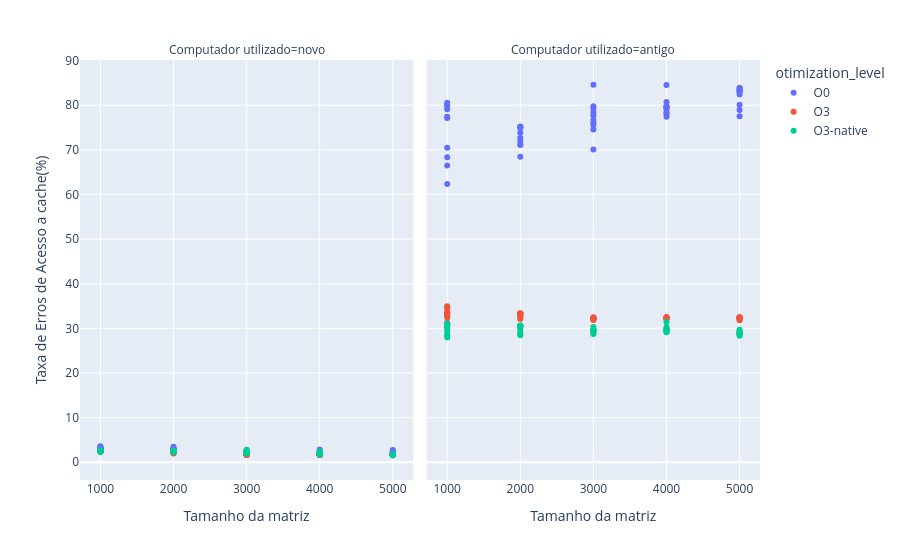
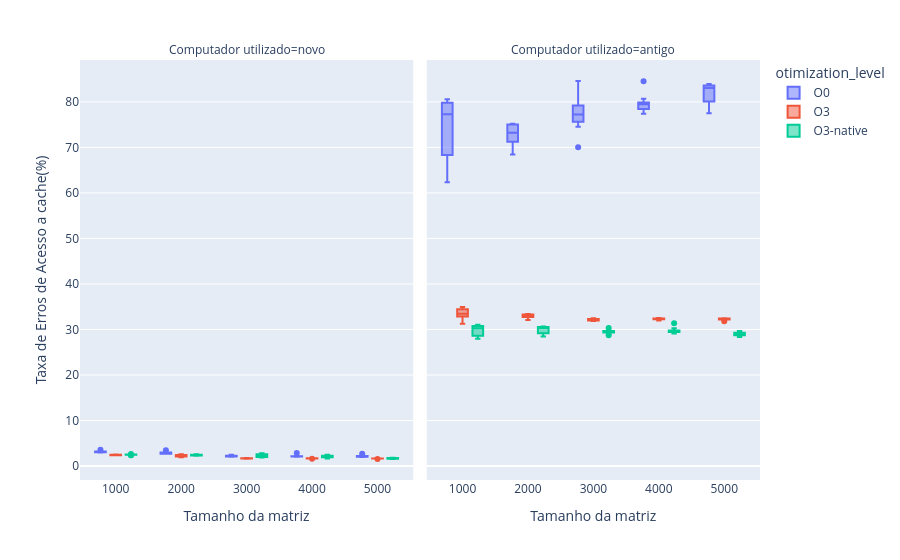

Here is the notebook cell these charts were saved with, in order:
### Code cell
plot_cache_miss_rate_to_size = px.scatter(complete_metrics, x="matrix_size", y="cache-miss-rate",
                                        facet_col="used_computer", color="otimization_level",
                                        hover_data=["time_elapsed","CPI", "IPC", "branch-miss-rate"],
                                        labels={
                                            "matrix_size": "Tamanho da matriz",
                                            "time_elapsed": "Tempo de execução (s)",
                                            "used_computer": "Computador utilizado",
                                            "optimization_level": "Nível de otimização",
                                            "branch-miss-rate": "Taxa de Erros de Predição",
                                            "cache-miss-rate": "Taxa de Erros de Acesso a cache(%)"
                                        }                                              
                                    )
                                    
plot_cache_miss_rate_to_size.update_layout(xaxis={"type": "category"})
plot_cache_miss_rate_to_size.show()
plot_cache_miss_rate_to_size.write_html("graficos/scatter_cache_miss_rate_to_matrix_size.html")
plot_cache_miss_rate_to_size.write_image("graficos/images/scatter_cache_miss_rate_to_matrix_size.png")

boxplot_cache_miss_rate_to_size = px.box(complete_metrics, x="matrix_size", y="cache-miss-rate",
                                        facet_col="used_computer", color="otimization_level",  
                                        hover_data=["time_elapsed","CPI", "IPC", "branch-miss-rate"],
                                                                                labels={
                                            "matrix_size": "Tamanho da matriz",
                                            "time_elapsed": "Tempo de execução (s)",
                                            "used_computer": "Computador utilizado",
                                            "optimization_level": "Nível de otimização",
                                            "branch-miss-rate": "Taxa de Erros de Predição",
                                            "cache-miss-rate": "Taxa de Erros de Acesso a cache(%)"
                                        }                             
                                    )
boxplot_cache_miss_rate_to_size.update_layout(xaxis={"type": "category"})
boxplot_cache_miss_rate_to_size.show()
boxplot_cache_miss_rate_to_size.write_html("graficos/box_cache_miss_rate_to_matrix_size.html")
boxplot_cache_miss_rate_to_size.write_image("graficos/images/box_cache_miss_rate_to_matrix_size.png")

### Figure 1 — Plotly figure (JSON) as saved in the notebook; plotly's stock layout.template omitted (floating-point values rounded to 4 significant figures; data arrays with more than 128 entries replaced by an {"elided": "..."} marker saying what was removed)
{"data": [{"customdata": {"elided": "50x4 float values"}, "hovertemplate": "otimization_level=O0<br>Computador utilizado=novo<br>Tamanho da matriz=%{x}<br>Taxa de Erros de Acesso a cache(%)=%{y}<br>Tempo de execução (s)=%{customdata[0]}<br>CPI=%{customdata[1]}<br>IPC=%{customdata[2]}<br>Taxa de Erros de Predição=%{customdata[3]}<extra></extra>", "legendgroup": "O0", "marker": {"color": "#636efa", "symbol": "circle"}, "mode": "markers", "name": "O0", "orientation": "v", "showlegend": true, "type": "scatter", "x": [1000, 1000, 1000, 1000, 1000, 1000, 1000, 1000, 1000, 1000, 2000, 2000, 2000, 2000, 2000, 2000, 2000, 2000, 2000, 2000, 3000, 3000, 3000, 3000, 3000, 3000, 3000, 3000, 3000, 3000, 4000, 4000, 4000, 4000, 4000, 4000, 4000, 4000, 4000, 4000, 5000, 5000, 5000, 5000, 5000, 5000, 5000, 5000, 5000, 5000], "xaxis": "x", "y": [3.049, 3.069, 3.156, 3.229, 3.181, 3.249, 3.592, 3.0, 3.071, 2.994, 3.466, 2.908, 2.96, 2.706, 2.969, 2.735, 2.929, 2.72, 2.99, 2.724, 2.477, 2.04, 2.267, 2.132, 2.104, 2.466, 2.112, 2.112, 2.192, 2.093, 2.855, 2.035, 2.109, 2.118, 2.156, 2.117, 2.104, 2.057, 2.194, 2.154, 2.717, 2.001, 2.005, 2.164, 2.182, 2.315, 2.229, 2.063, 2.14, 2.202], "yaxis": "y"}, {"customdata": {"elided": "50x4 float values"}, "hovertemplate": "otimization_level=O0<br>Computador utilizado=antigo<br>Tamanho da matriz=%{x}<br>Taxa de Erros de Acesso a cache(%)=%{y}<br>Tempo de execução (s)=%{customdata[0]}<br>CPI=%{customdata[1]}<br>IPC=%{customdata[2]}<br>Taxa de Erros de Predição=%{customdata[3]}<extra></extra>", "legendgroup": "O0", "marker": {"color": "#636efa", "symbol": "circle"}, "mode": "markers", "name": "O0", "orientation": "v", "showlegend": false, "type": "scatter", "x": [1000, 1000, 1000, 1000, 1000, 1000, 1000, 1000, 1000, 1000, 2000, 2000, 2000, 2000, 2000, 2000, 2000, 2000, 2000, 2000, 3000, 3000, 3000, 3000, 3000, 3000, 3000, 3000, 3000, 3000, 4000, 4000, 4000, 4000, 4000, 4000, 4000, 4000, 4000, 4000, 5000, 5000, 5000, 5000, 5000, 5000, 5000, 5000, 5000, 5000], "xaxis": "x2", "y": [68.35, 62.35, 79.81, 77.17, 70.48, 79.08, 80.04, 66.47, 77.4, 80.57, 68.45, 73.86, 75.22, 71.98, 72.64, 71.23, 71.1, 75.18, 75.02, 74.88, 84.59, 77.7, 75.61, 74.56, 75.95, 78.36, 76.71, 79.23, 70.06, 79.79, 84.52, 79.12, 79.86, 79.68, 79.42, 77.39, 78.06, 80.7, 78.43, 79.54, 83.0, 77.53, 83.25, 83.59, 83.06, 80.1, 82.4, 83.93, 78.91, 83.76], "yaxis": "y2"}, {"customdata": {"elided": "50x4 float values"}, "hovertemplate": "otimization_level=O3<br>Computador utilizado=novo<br>Tamanho da matriz=%{x}<br>Taxa de Erros de Acesso a cache(%)=%{y}<br>Tempo de execução (s)=%{customdata[0]}<br>CPI=%{customdata[1]}<br>IPC=%{customdata[2]}<br>Taxa de Erros de Predição=%{customdata[3]}<extra></extra>", "legendgroup": "O3", "marker": {"color": "#EF553B", "symbol": "circle"}, "mode": "markers", "name": "O3", "orientation": "v", "showlegend": true, "type": "scatter", "x": [1000, 1000, 1000, 1000, 1000, 1000, 1000, 1000, 1000, 1000, 2000, 2000, 2000, 2000, 2000, 2000, 2000, 2000, 2000, 2000, 3000, 3000, 3000, 3000, 3000, 3000, 3000, 3000, 3000, 3000, 4000, 4000, 4000, 4000, 4000, 4000, 4000, 4000, 4000, 4000, 5000, 5000, 5000, 5000, 5000, 5000, 5000, 5000, 5000, 5000], "xaxis": "x", "y": [2.47, 2.394, 2.488, 2.563, 2.46, 2.365, 2.435, 2.374, 2.451, 2.457, 2.458, 2.603, 2.421, 2.396, 2.095, 2.312, 2.066, 1.945, 2.276, 2.185, 1.653, 1.646, 1.688, 1.619, 1.759, 1.693, 1.681, 1.73, 1.687, 1.752, 1.72, 1.658, 1.704, 1.626, 1.687, 1.681, 1.682, 1.673, 1.698, 1.684, 1.686, 1.658, 1.642, 1.668, 1.683, 1.661, 1.668, 1.656, 1.678, 1.562], "yaxis": "y"}, {"customdata": {"elided": "50x4 float values"}, "hovertemplate": "otimization_level=O3<br>Computador utilizado=antigo<br>Tamanho da matriz=%{x}<br>Taxa de Erros de Acesso a cache(%)=%{y}<br>Tempo de execução (s)=%{customdata[0]}<br>CPI=%{customdata[1]}<br>IPC=%{customdata[2]}<br>Taxa de Erros de Predição=%{customdata[3]}<extra></extra>", "legendgroup": "O3", "marker": {"color": "#EF553B", "symbol": "circle"}, "mode": "markers", "name": "O3", "orientation": "v", "showlegend": false, "type": "scatter", "x": [1000, 1000, 1000, 1000, 1000, 1000, 1000, 1000, 1000, 1000, 2000, 2000, 2000, 2000, 2000, 2000, 2000, 2000, 2000, 2000, 3000, 3000, 3000, 3000, 3000, 3000, 3000, 3000, 3000, 3000, 4000, 4000, 4000, 4000, 4000, 4000, 4000, 4000, 4000, 4000, 5000, 5000, 5000, 5000, 5000, 5000, 5000, 5000, 5000, 5000], "xaxis": "x2", "y": [33.51, 34.94, 32.87, 33.45, 33.11, 34.77, 32.44, 34.45, 33.47, 31.25, 33.29, 33.18, 33.27, 32.88, 33.3, 33.3, 32.74, 32.08, 33.39, 32.51, 32.19, 31.99, 32.15, 32.3, 31.96, 32.32, 31.88, 32.47, 32.4, 32.26, 32.45, 32.35, 32.25, 31.99, 32.54, 32.43, 32.38, 32.29, 32.25, 32.34, 32.28, 32.29, 32.46, 32.4, 32.2, 32.09, 31.82, 32.34, 32.42, 32.49], "yaxis": "y2"}, {"customdata": {"elided": "50x4 float values"}, "hovertemplate": "otimization_level=O3-native<br>Computador utilizado=novo<br>Tamanho da matriz=%{x}<br>Taxa de Erros de Acesso a cache(%)=%{y}<br>Tempo de execução (s)=%{customdata[0]}<br>CPI=%{customdata[1]}<br>IPC=%{customdata[2]}<br>Taxa de Erros de Predição=%{customdata[3]}<extra></extra>", "legendgroup": "O3-native", "marker": {"color": "#00cc96", "symbol": "circle"}, "mode": "markers", "name": "O3-native", "orientation": "v", "showlegend": true, "type": "scatter", "x": [1000, 1000, 1000, 1000, 1000, 1000, 1000, 1000, 1000, 1000, 2000, 2000, 2000, 2000, 2000, 2000, 2000, 2000, 2000, 2000, 3000, 3000, 3000, 3000, 3000, 3000, 3000, 3000, 3000, 3000, 4000, 4000, 4000, 4000, 4000, 4000, 4000, 4000, 4000, 4000, 5000, 5000, 5000, 5000, 5000, 5000, 5000, 5000, 5000, 5000], "xaxis": "x", "y": [2.49, 2.649, 2.539, 2.352, 2.364, 2.575, 2.52, 2.546, 2.501, 2.535, 2.613, 2.32, 2.524, 2.51, 2.388, 2.252, 2.457, 2.497, 2.477, 2.317, 1.921, 2.038, 2.006, 1.877, 2.517, 2.582, 2.812, 2.041, 2.33, 2.599, 2.019, 2.324, 2.275, 1.935, 1.788, 2.149, 2.023, 1.976, 2.476, 1.685, 1.735, 1.555, 1.572, 1.693, 1.76, 1.671, 1.596, 1.727, 1.838, 1.788], "yaxis": "y"}, {"customdata": {"elided": "50x4 float values"}, "hovertemplate": "otimization_level=O3-native<br>Computador utilizado=antigo<br>Tamanho da matriz=%{x}<br>Taxa de Erros de Acesso a cache(%)=%{y}<br>Tempo de execução (s)=%{customdata[0]}<br>CPI=%{customdata[1]}<br>IPC=%{customdata[2]}<br>Taxa de Erros de Predição=%{customdata[3]}<extra></extra>", "legendgroup": "O3-native", "marker": {"color": "#00cc96", "symbol": "circle"}, "mode": "markers", "name": "O3-native", "orientation": "v", "showlegend": false, "type": "scatter", "x": [1000, 1000, 1000, 1000, 1000, 1000, 1000, 1000, 1000, 1000, 2000, 2000, 2000, 2000, 2000, 2000, 2000, 2000, 2000, 2000, 3000, 3000, 3000, 3000, 3000, 3000, 3000, 3000, 3000, 3000, 4000, 4000, 4000, 4000, 4000, 4000, 4000, 4000, 4000, 4000, 5000, 5000, 5000, 5000, 5000, 5000, 5000, 5000, 5000, 5000], "xaxis": "x2", "y": [30.0, 29.41, 28.48, 31.06, 27.94, 30.84, 30.53, 30.54, 30.77, 28.61, 30.56, 29.88, 28.44, 30.66, 30.6, 30.43, 30.57, 28.7, 29.16, 30.28, 29.34, 28.95, 29.74, 29.53, 29.61, 29.42, 29.65, 30.3, 29.46, 28.72, 29.79, 29.43, 30.27, 29.1, 29.79, 29.22, 29.8, 29.68, 31.4, 29.73, 29.2, 28.35, 29.66, 28.59, 28.72, 28.89, 29.28, 28.91, 29.35, 28.76], "yaxis": "y2"}], "layout": {"annotations": [{"font": {}, "showarrow": false, "text": "Computador utilizado=novo", "x": 0.245, "xanchor": "center", "xref": "paper", "y": 1, "yanchor": "bottom", "yref": "paper"}, {"font": {}, "showarrow": false, "text": "Computador utilizado=antigo", "x": 0.755, "xanchor": "center", "xref": "paper", "y": 1, "yanchor": "bottom", "yref": "paper"}], "legend": {"title": {"text": "otimization_level"}, "tracegroupgap": 0}, "margin": {"t": 60}, "xaxis": {"anchor": "y", "domain": [0, 0.49], "title": {"text": "Tamanho da matriz"}, "type": "category"}, "xaxis2": {"anchor": "y2", "domain": [0.51, 1], "matches": "x", "title": {"text": "Tamanho da matriz"}}, "yaxis": {"anchor": "x", "domain": [0, 1], "title": {"text": "Taxa de Erros de Acesso a cache(%)"}}, "yaxis2": {"anchor": "x2", "domain": [0, 1], "matches": "y", "showticklabels": false}}}

### Figure 2 — Plotly figure (JSON) as saved in the notebook; plotly's stock layout.template omitted (floating-point values rounded to 4 significant figures; data arrays with more than 128 entries replaced by an {"elided": "..."} marker saying what was removed)
{"data": [{"alignmentgroup": "True", "customdata": {"elided": "50x4 float values"}, "hovertemplate": "otimization_level=O0<br>Computador utilizado=novo<br>Tamanho da matriz=%{x}<br>Taxa de Erros de Acesso a cache(%)=%{y}<br>Tempo de execução (s)=%{customdata[0]}<br>CPI=%{customdata[1]}<br>IPC=%{customdata[2]}<br>Taxa de Erros de Predição=%{customdata[3]}<extra></extra>", "legendgroup": "O0", "marker": {"color": "#636efa"}, "name": "O0", "notched": false, "offsetgroup": "O0", "orientation": "v", "showlegend": true, "type": "box", "x": [1000, 1000, 1000, 1000, 1000, 1000, 1000, 1000, 1000, 1000, 2000, 2000, 2000, 2000, 2000, 2000, 2000, 2000, 2000, 2000, 3000, 3000, 3000, 3000, 3000, 3000, 3000, 3000, 3000, 3000, 4000, 4000, 4000, 4000, 4000, 4000, 4000, 4000, 4000, 4000, 5000, 5000, 5000, 5000, 5000, 5000, 5000, 5000, 5000, 5000], "x0": " ", "xaxis": "x", "y": [3.049, 3.069, 3.156, 3.229, 3.181, 3.249, 3.592, 3.0, 3.071, 2.994, 3.466, 2.908, 2.96, 2.706, 2.969, 2.735, 2.929, 2.72, 2.99, 2.724, 2.477, 2.04, 2.267, 2.132, 2.104, 2.466, 2.112, 2.112, 2.192, 2.093, 2.855, 2.035, 2.109, 2.118, 2.156, 2.117, 2.104, 2.057, 2.194, 2.154, 2.717, 2.001, 2.005, 2.164, 2.182, 2.315, 2.229, 2.063, 2.14, 2.202], "y0": " ", "yaxis": "y"}, {"alignmentgroup": "True", "customdata": {"elided": "50x4 float values"}, "hovertemplate": "otimization_level=O0<br>Computador utilizado=antigo<br>Tamanho da matriz=%{x}<br>Taxa de Erros de Acesso a cache(%)=%{y}<br>Tempo de execução (s)=%{customdata[0]}<br>CPI=%{customdata[1]}<br>IPC=%{customdata[2]}<br>Taxa de Erros de Predição=%{customdata[3]}<extra></extra>", "legendgroup": "O0", "marker": {"color": "#636efa"}, "name": "O0", "notched": false, "offsetgroup": "O0", "orientation": "v", "showlegend": false, "type": "box", "x": [1000, 1000, 1000, 1000, 1000, 1000, 1000, 1000, 1000, 1000, 2000, 2000, 2000, 2000, 2000, 2000, 2000, 2000, 2000, 2000, 3000, 3000, 3000, 3000, 3000, 3000, 3000, 3000, 3000, 3000, 4000, 4000, 4000, 4000, 4000, 4000, 4000, 4000, 4000, 4000, 5000, 5000, 5000, 5000, 5000, 5000, 5000, 5000, 5000, 5000], "x0": " ", "xaxis": "x2", "y": [68.35, 62.35, 79.81, 77.17, 70.48, 79.08, 80.04, 66.47, 77.4, 80.57, 68.45, 73.86, 75.22, 71.98, 72.64, 71.23, 71.1, 75.18, 75.02, 74.88, 84.59, 77.7, 75.61, 74.56, 75.95, 78.36, 76.71, 79.23, 70.06, 79.79, 84.52, 79.12, 79.86, 79.68, 79.42, 77.39, 78.06, 80.7, 78.43, 79.54, 83.0, 77.53, 83.25, 83.59, 83.06, 80.1, 82.4, 83.93, 78.91, 83.76], "y0": " ", "yaxis": "y2"}, {"alignmentgroup": "True", "customdata": {"elided": "50x4 float values"}, "hovertemplate": "otimization_level=O3<br>Computador utilizado=novo<br>Tamanho da matriz=%{x}<br>Taxa de Erros de Acesso a cache(%)=%{y}<br>Tempo de execução (s)=%{customdata[0]}<br>CPI=%{customdata[1]}<br>IPC=%{customdata[2]}<br>Taxa de Erros de Predição=%{customdata[3]}<extra></extra>", "legendgroup": "O3", "marker": {"color": "#EF553B"}, "name": "O3", "notched": false, "offsetgroup": "O3", "orientation": "v", "showlegend": true, "type": "box", "x": [1000, 1000, 1000, 1000, 1000, 1000, 1000, 1000, 1000, 1000, 2000, 2000, 2000, 2000, 2000, 2000, 2000, 2000, 2000, 2000, 3000, 3000, 3000, 3000, 3000, 3000, 3000, 3000, 3000, 3000, 4000, 4000, 4000, 4000, 4000, 4000, 4000, 4000, 4000, 4000, 5000, 5000, 5000, 5000, 5000, 5000, 5000, 5000, 5000, 5000], "x0": " ", "xaxis": "x", "y": [2.47, 2.394, 2.488, 2.563, 2.46, 2.365, 2.435, 2.374, 2.451, 2.457, 2.458, 2.603, 2.421, 2.396, 2.095, 2.312, 2.066, 1.945, 2.276, 2.185, 1.653, 1.646, 1.688, 1.619, 1.759, 1.693, 1.681, 1.73, 1.687, 1.752, 1.72, 1.658, 1.704, 1.626, 1.687, 1.681, 1.682, 1.673, 1.698, 1.684, 1.686, 1.658, 1.642, 1.668, 1.683, 1.661, 1.668, 1.656, 1.678, 1.562], "y0": " ", "yaxis": "y"}, {"alignmentgroup": "True", "customdata": {"elided": "50x4 float values"}, "hovertemplate": "otimization_level=O3<br>Computador utilizado=antigo<br>Tamanho da matriz=%{x}<br>Taxa de Erros de Acesso a cache(%)=%{y}<br>Tempo de execução (s)=%{customdata[0]}<br>CPI=%{customdata[1]}<br>IPC=%{customdata[2]}<br>Taxa de Erros de Predição=%{customdata[3]}<extra></extra>", "legendgroup": "O3", "marker": {"color": "#EF553B"}, "name": "O3", "notched": false, "offsetgroup": "O3", "orientation": "v", "showlegend": false, "type": "box", "x": [1000, 1000, 1000, 1000, 1000, 1000, 1000, 1000, 1000, 1000, 2000, 2000, 2000, 2000, 2000, 2000, 2000, 2000, 2000, 2000, 3000, 3000, 3000, 3000, 3000, 3000, 3000, 3000, 3000, 3000, 4000, 4000, 4000, 4000, 4000, 4000, 4000, 4000, 4000, 4000, 5000, 5000, 5000, 5000, 5000, 5000, 5000, 5000, 5000, 5000], "x0": " ", "xaxis": "x2", "y": [33.51, 34.94, 32.87, 33.45, 33.11, 34.77, 32.44, 34.45, 33.47, 31.25, 33.29, 33.18, 33.27, 32.88, 33.3, 33.3, 32.74, 32.08, 33.39, 32.51, 32.19, 31.99, 32.15, 32.3, 31.96, 32.32, 31.88, 32.47, 32.4, 32.26, 32.45, 32.35, 32.25, 31.99, 32.54, 32.43, 32.38, 32.29, 32.25, 32.34, 32.28, 32.29, 32.46, 32.4, 32.2, 32.09, 31.82, 32.34, 32.42, 32.49], "y0": " ", "yaxis": "y2"}, {"alignmentgroup": "True", "customdata": {"elided": "50x4 float values"}, "hovertemplate": "otimization_level=O3-native<br>Computador utilizado=novo<br>Tamanho da matriz=%{x}<br>Taxa de Erros de Acesso a cache(%)=%{y}<br>Tempo de execução (s)=%{customdata[0]}<br>CPI=%{customdata[1]}<br>IPC=%{customdata[2]}<br>Taxa de Erros de Predição=%{customdata[3]}<extra></extra>", "legendgroup": "O3-native", "marker": {"color": "#00cc96"}, "name": "O3-native", "notched": false, "offsetgroup": "O3-native", "orientation": "v", "showlegend": true, "type": "box", "x": [1000, 1000, 1000, 1000, 1000, 1000, 1000, 1000, 1000, 1000, 2000, 2000, 2000, 2000, 2000, 2000, 2000, 2000, 2000, 2000, 3000, 3000, 3000, 3000, 3000, 3000, 3000, 3000, 3000, 3000, 4000, 4000, 4000, 4000, 4000, 4000, 4000, 4000, 4000, 4000, 5000, 5000, 5000, 5000, 5000, 5000, 5000, 5000, 5000, 5000], "x0": " ", "xaxis": "x", "y": [2.49, 2.649, 2.539, 2.352, 2.364, 2.575, 2.52, 2.546, 2.501, 2.535, 2.613, 2.32, 2.524, 2.51, 2.388, 2.252, 2.457, 2.497, 2.477, 2.317, 1.921, 2.038, 2.006, 1.877, 2.517, 2.582, 2.812, 2.041, 2.33, 2.599, 2.019, 2.324, 2.275, 1.935, 1.788, 2.149, 2.023, 1.976, 2.476, 1.685, 1.735, 1.555, 1.572, 1.693, 1.76, 1.671, 1.596, 1.727, 1.838, 1.788], "y0": " ", "yaxis": "y"}, {"alignmentgroup": "True", "customdata": {"elided": "50x4 float values"}, "hovertemplate": "otimization_level=O3-native<br>Computador utilizado=antigo<br>Tamanho da matriz=%{x}<br>Taxa de Erros de Acesso a cache(%)=%{y}<br>Tempo de execução (s)=%{customdata[0]}<br>CPI=%{customdata[1]}<br>IPC=%{customdata[2]}<br>Taxa de Erros de Predição=%{customdata[3]}<extra></extra>", "legendgroup": "O3-native", "marker": {"color": "#00cc96"}, "name": "O3-native", "notched": false, "offsetgroup": "O3-native", "orientation": "v", "showlegend": false, "type": "box", "x": [1000, 1000, 1000, 1000, 1000, 1000, 1000, 1000, 1000, 1000, 2000, 2000, 2000, 2000, 2000, 2000, 2000, 2000, 2000, 2000, 3000, 3000, 3000, 3000, 3000, 3000, 3000, 3000, 3000, 3000, 4000, 4000, 4000, 4000, 4000, 4000, 4000, 4000, 4000, 4000, 5000, 5000, 5000, 5000, 5000, 5000, 5000, 5000, 5000, 5000], "x0": " ", "xaxis": "x2", "y": [30.0, 29.41, 28.48, 31.06, 27.94, 30.84, 30.53, 30.54, 30.77, 28.61, 30.56, 29.88, 28.44, 30.66, 30.6, 30.43, 30.57, 28.7, 29.16, 30.28, 29.34, 28.95, 29.74, 29.53, 29.61, 29.42, 29.65, 30.3, 29.46, 28.72, 29.79, 29.43, 30.27, 29.1, 29.79, 29.22, 29.8, 29.68, 31.4, 29.73, 29.2, 28.35, 29.66, 28.59, 28.72, 28.89, 29.28, 28.91, 29.35, 28.76], "y0": " ", "yaxis": "y2"}], "layout": {"annotations": [{"font": {}, "showarrow": false, "text": "Computador utilizado=novo", "x": 0.245, "xanchor": "center", "xref": "paper", "y": 1, "yanchor": "bottom", "yref": "paper"}, {"font": {}, "showarrow": false, "text": "Computador utilizado=antigo", "x": 0.755, "xanchor": "center", "xref": "paper", "y": 1, "yanchor": "bottom", "yref": "paper"}], "boxmode": "group", "legend": {"title": {"text": "otimization_level"}, "tracegroupgap": 0}, "margin": {"t": 60}, "xaxis": {"anchor": "y", "domain": [0, 0.49], "title": {"text": "Tamanho da matriz"}, "type": "category"}, "xaxis2": {"anchor": "y2", "domain": [0.51, 1], "matches": "x", "title": {"text": "Tamanho da matriz"}}, "yaxis": {"anchor": "x", "domain": [0, 1], "title": {"text": "Taxa de Erros de Acesso a cache(%)"}}, "yaxis2": {"anchor": "x2", "domain": [0, 1], "matches": "y", "showticklabels": false}}}
